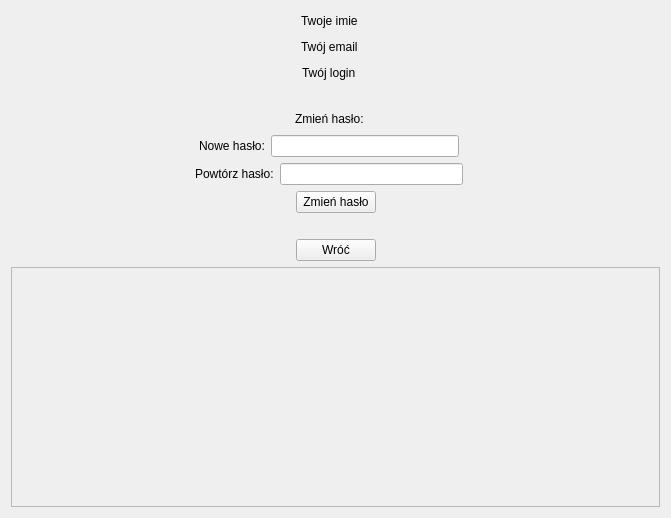
<?xml version="1.0" encoding="UTF-8"?>
<ui version="4.0">
 <class>ManagmentSensor</class>
 <widget class="QWidget" name="ManagmentSensor">
  <property name="geometry">
   <rect>
    <x>0</x>
    <y>0</y>
    <width>671</width>
    <height>518</height>
   </rect>
  </property>
  <property name="windowTitle">
   <string>Form</string>
  </property>
  <layout class="QVBoxLayout" name="verticalLayout">
   <item>
    <layout class="QHBoxLayout" name="horizontalLayout_6">
     <item>
      <spacer name="horizontalSpacer_11">
       <property name="orientation">
        <enum>Qt::Horizontal</enum>
       </property>
       <property name="sizeHint" stdset="0">
        <size>
         <width>40</width>
         <height>20</height>
        </size>
       </property>
      </spacer>
     </item>
     <item>
      <widget class="QLabel" name="name">
       <property name="text">
        <string>Twoje imie</string>
       </property>
      </widget>
     </item>
     <item>
      <widget class="QLabel" name="label_4">
       <property name="text">
        <string/>
       </property>
      </widget>
     </item>
     <item>
      <spacer name="horizontalSpacer_12">
       <property name="orientation">
        <enum>Qt::Horizontal</enum>
       </property>
       <property name="sizeHint" stdset="0">
        <size>
         <width>40</width>
         <height>20</height>
        </size>
       </property>
      </spacer>
     </item>
    </layout>
   </item>
   <item>
    <layout class="QHBoxLayout" name="horizontalLayout_7">
     <item>
      <spacer name="horizontalSpacer_13">
       <property name="orientation">
        <enum>Qt::Horizontal</enum>
       </property>
       <property name="sizeHint" stdset="0">
        <size>
         <width>40</width>
         <height>20</height>
        </size>
       </property>
      </spacer>
     </item>
     <item>
      <widget class="QLabel" name="email">
       <property name="text">
        <string>Twój email</string>
       </property>
      </widget>
     </item>
     <item>
      <widget class="QLabel" name="label_6">
       <property name="text">
        <string/>
       </property>
      </widget>
     </item>
     <item>
      <spacer name="horizontalSpacer_14">
       <property name="orientation">
        <enum>Qt::Horizontal</enum>
       </property>
       <property name="sizeHint" stdset="0">
        <size>
         <width>40</width>
         <height>20</height>
        </size>
       </property>
      </spacer>
     </item>
    </layout>
   </item>
   <item>
    <layout class="QHBoxLayout" name="horizontalLayout_8">
     <item>
      <spacer name="horizontalSpacer_15">
       <property name="orientation">
        <enum>Qt::Horizontal</enum>
       </property>
       <property name="sizeHint" stdset="0">
        <size>
         <width>40</width>
         <height>20</height>
        </size>
       </property>
      </spacer>
     </item>
     <item>
      <widget class="QLabel" name="login">
       <property name="text">
        <string>Twój login</string>
       </property>
      </widget>
     </item>
     <item>
      <widget class="QLabel" name="label_8">
       <property name="text">
        <string/>
       </property>
      </widget>
     </item>
     <item>
      <spacer name="horizontalSpacer_16">
       <property name="orientation">
        <enum>Qt::Horizontal</enum>
       </property>
       <property name="sizeHint" stdset="0">
        <size>
         <width>40</width>
         <height>20</height>
        </size>
       </property>
      </spacer>
     </item>
    </layout>
   </item>
   <item>
    <layout class="QHBoxLayout" name="horizontalLayout_14">
     <item>
      <spacer name="horizontalSpacer_27">
       <property name="orientation">
        <enum>Qt::Horizontal</enum>
       </property>
       <property name="sizeHint" stdset="0">
        <size>
         <width>40</width>
         <height>20</height>
        </size>
       </property>
      </spacer>
     </item>
     <item>
      <spacer name="horizontalSpacer_28">
       <property name="orientation">
        <enum>Qt::Horizontal</enum>
       </property>
       <property name="sizeHint" stdset="0">
        <size>
         <width>40</width>
         <height>20</height>
        </size>
       </property>
      </spacer>
     </item>
    </layout>
   </item>
   <item>
    <layout class="QHBoxLayout" name="horizontalLayout_9">
     <item>
      <spacer name="horizontalSpacer_17">
       <property name="orientation">
        <enum>Qt::Horizontal</enum>
       </property>
       <property name="sizeHint" stdset="0">
        <size>
         <width>40</width>
         <height>20</height>
        </size>
       </property>
      </spacer>
     </item>
     <item>
      <widget class="QLabel" name="pass_change">
       <property name="text">
        <string>Zmień hasło:</string>
       </property>
      </widget>
     </item>
     <item>
      <widget class="QLabel" name="label_9">
       <property name="text">
        <string/>
       </property>
      </widget>
     </item>
     <item>
      <spacer name="horizontalSpacer_18">
       <property name="orientation">
        <enum>Qt::Horizontal</enum>
       </property>
       <property name="sizeHint" stdset="0">
        <size>
         <width>40</width>
         <height>20</height>
        </size>
       </property>
      </spacer>
     </item>
    </layout>
   </item>
   <item>
    <layout class="QHBoxLayout" name="horizontalLayout_10">
     <item>
      <spacer name="horizontalSpacer_19">
       <property name="orientation">
        <enum>Qt::Horizontal</enum>
       </property>
       <property name="sizeHint" stdset="0">
        <size>
         <width>40</width>
         <height>20</height>
        </size>
       </property>
      </spacer>
     </item>
     <item>
      <widget class="QLabel" name="pass_label">
       <property name="text">
        <string>Nowe hasło:</string>
       </property>
      </widget>
     </item>
     <item>
      <widget class="QLineEdit" name="pass"/>
     </item>
     <item>
      <widget class="QLabel" name="label_10">
       <property name="text">
        <string/>
       </property>
      </widget>
     </item>
     <item>
      <spacer name="horizontalSpacer_20">
       <property name="orientation">
        <enum>Qt::Horizontal</enum>
       </property>
       <property name="sizeHint" stdset="0">
        <size>
         <width>40</width>
         <height>20</height>
        </size>
       </property>
      </spacer>
     </item>
    </layout>
   </item>
   <item>
    <layout class="QHBoxLayout" name="horizontalLayout_12">
     <item>
      <spacer name="horizontalSpacer_23">
       <property name="orientation">
        <enum>Qt::Horizontal</enum>
       </property>
       <property name="sizeHint" stdset="0">
        <size>
         <width>40</width>
         <height>20</height>
        </size>
       </property>
      </spacer>
     </item>
     <item>
      <widget class="QLabel" name="confirm_pass_label">
       <property name="text">
        <string>Powtórz hasło:</string>
       </property>
      </widget>
     </item>
     <item>
      <widget class="QLineEdit" name="confirm_pass"/>
     </item>
     <item>
      <widget class="QLabel" name="label_12">
       <property name="text">
        <string/>
       </property>
      </widget>
     </item>
     <item>
      <spacer name="horizontalSpacer_24">
       <property name="orientation">
        <enum>Qt::Horizontal</enum>
       </property>
       <property name="sizeHint" stdset="0">
        <size>
         <width>40</width>
         <height>20</height>
        </size>
       </property>
      </spacer>
     </item>
    </layout>
   </item>
   <item>
    <layout class="QHBoxLayout" name="horizontalLayout_13">
     <item>
      <spacer name="horizontalSpacer_25">
       <property name="orientation">
        <enum>Qt::Horizontal</enum>
       </property>
       <property name="sizeHint" stdset="0">
        <size>
         <width>40</width>
         <height>20</height>
        </size>
       </property>
      </spacer>
     </item>
     <item>
      <widget class="QPushButton" name="change_pass">
       <property name="text">
        <string>Zmień hasło</string>
       </property>
      </widget>
     </item>
     <item>
      <spacer name="horizontalSpacer_26">
       <property name="orientation">
        <enum>Qt::Horizontal</enum>
       </property>
       <property name="sizeHint" stdset="0">
        <size>
         <width>40</width>
         <height>20</height>
        </size>
       </property>
      </spacer>
     </item>
    </layout>
   </item>
   <item>
    <layout class="QHBoxLayout" name="horizontalLayout_16">
     <item>
      <spacer name="horizontalSpacer_31">
       <property name="orientation">
        <enum>Qt::Horizontal</enum>
       </property>
       <property name="sizeHint" stdset="0">
        <size>
         <width>40</width>
         <height>20</height>
        </size>
       </property>
      </spacer>
     </item>
     <item>
      <spacer name="horizontalSpacer_32">
       <property name="orientation">
        <enum>Qt::Horizontal</enum>
       </property>
       <property name="sizeHint" stdset="0">
        <size>
         <width>40</width>
         <height>20</height>
        </size>
       </property>
      </spacer>
     </item>
    </layout>
   </item>
   <item>
    <layout class="QHBoxLayout" name="horizontalLayout_5">
     <item>
      <spacer name="horizontalSpacer_9">
       <property name="orientation">
        <enum>Qt::Horizontal</enum>
       </property>
       <property name="sizeHint" stdset="0">
        <size>
         <width>40</width>
         <height>20</height>
        </size>
       </property>
      </spacer>
     </item>
     <item>
      <widget class="QPushButton" name="back">
       <property name="text">
        <string>Wróć</string>
       </property>
      </widget>
     </item>
     <item>
      <spacer name="horizontalSpacer_10">
       <property name="orientation">
        <enum>Qt::Horizontal</enum>
       </property>
       <property name="sizeHint" stdset="0">
        <size>
         <width>40</width>
         <height>20</height>
        </size>
       </property>
      </spacer>
     </item>
    </layout>
   </item>
   <item>
    <widget class="QScrollArea" name="scrollArea">
     <property name="widgetResizable">
      <bool>true</bool>
     </property>
     <widget class="QWidget" name="scrollAreaWidgetContents">
      <property name="geometry">
       <rect>
        <x>0</x>
        <y>0</y>
        <width>651</width>
        <height>206</height>
       </rect>
      </property>
     </widget>
    </widget>
   </item>
  </layout>
 </widget>
 <resources/>
 <connections/>
</ui>
